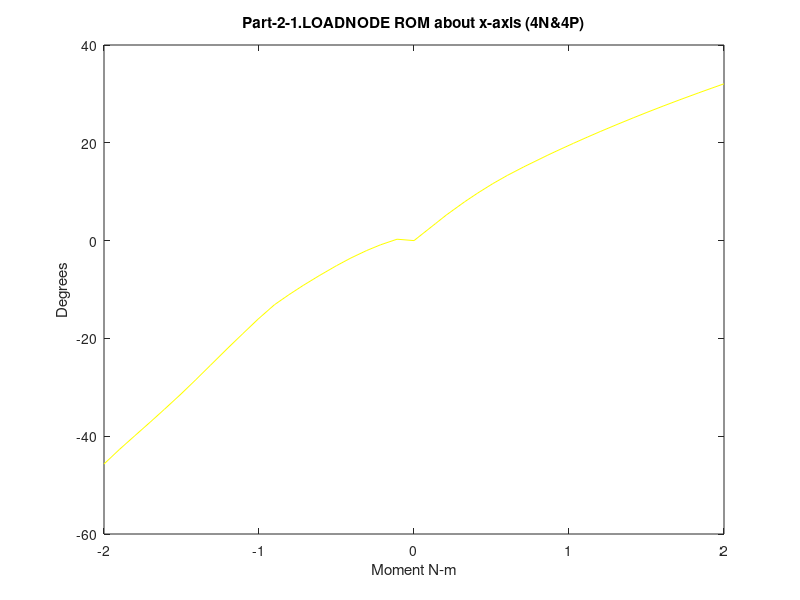

The MATLAB script that drew this image: (Note: this script raises an error after producing the figure.)
%% Range of  motion for model6_LatSlide_NoTether
%% Part-2-1.LOADNODE
% extension (4N) data converted to degrees
ta=[2 2.05467 2.1077 2.15244 2.20335 2.25035 2.30555 2.35774 2.40313 2.45015 2.50252 2.55284 2.60017 2.65712 2.70364 2.75106 2.80515 2.85128 2.90047 2.95082 3 ];
ur1a=(180/pi)*(0.052485+[-0.052485 -0.0475053 -0.0673883 -0.0877582 -0.114441 -0.142181 -0.17746 -0.212653 -0.245322 -0.281413 -0.332281 -0.385314 -0.435718 -0.497987 -0.548823 -0.599437 -0.654611 -0.700707 -0.74884 -0.798461 -0.849867]);
ur2a=(180/pi)*(0.000895188+[-0.000895188 0.0105012 0.0148473 0.0167389 0.0179056 0.0184685 0.0181425 0.0168373 0.0149495 0.012417 0.0092726 0.00570104 0.00214012 -0.00217967 -0.00574678 -0.0092046 -0.0129111 -0.0160426 -0.0189022 -0.0218509 -0.0243764]);
ur3a=(180/pi)*(-0.0159214+[0.0159214 0.0217682 0.0256518 0.0280057 0.0304226 0.0325806 0.0344956 0.0355344 0.0358587 0.0359484 0.0357561 0.0353602 0.0347202 0.0338765 0.03311 0.0322413 0.0311916 0.0304037 0.0299827 0.0299564 0.030403]);

% flexion (4P) data converted to degrees
tb=[2 2.06926 2.1039 2.16327 2.20546 2.25429 2.30079 2.35429 2.4315 2.46157 2.514 2.56038 2.60079 2.65194 2.70721 2.75135 2.80366 2.85454 2.91895 2.95814 3];
ur1b=(180/pi)*(0.052485+[-0.052485 0.00814587 0.0385449 0.0859674 0.117176 0.15091 0.180014 0.210804 0.252519 0.268131 0.294618 0.317434 0.336776 0.360584 0.385635 0.405155 0.427644 0.448983 0.475167 0.490725 0.50713]);
ur2b=(180/pi)*(0.000895188+[-0.000895188 0.022116 0.0282026 0.0349922 0.0372935 0.0389287 0.0398259 0.040441 0.0410245 0.0413408 0.0419442 0.0424912 0.0429412 0.0434709 0.0440299 0.044511 0.0450597 0.045607 0.0462668 0.0466616 0.0470989]);
ur3b=(180/pi)*(-0.0159214+[0.0159214 0.0304103 0.034448 0.0372836 0.037446 0.0371624 0.0362963 0.0350056 0.0329502 0.0322113 0.0312279 0.0304924 0.0298853 0.0291455 0.0284096 0.0278422 0.0272163 0.0267051 0.0260413 0.0256528 0.02526]);

% lateral bending (5N) data converted to degrees
ta5=[2 2.06926 2.11544 2.15658 2.22964 2.26089 2.30352 2.35172 2.40991 2.47326 2.50451 2.56164 2.6091 2.65161 2.70076 2.78645 2.82704 2.86763 2.90822 2.98941 3 ];
ur1a5=(180/pi)*(0.052485+[-0.052485 -0.0264572 -0.0208647 -0.0170868 -0.0166749 -0.0184501 -0.0231053 -0.0308693 -0.0433882 -0.0599052 -0.0685314 -0.0850524 -0.0983707 -0.109469 -0.121052 -0.138398 -0.145759 -0.152687 -0.159227 -0.17144 -0.172969]);
ur2a5=(180/pi)*(0.000895188+[-0.000895188 -0.00869097 -0.0287028 -0.0485795 -0.0830429 -0.0972241 -0.115908 -0.136322 -0.160783 -0.186821 -0.199213 -0.220719 -0.236829 -0.249895 -0.263706 -0.285546 -0.295264 -0.304612 -0.313662 -0.331225 -0.33349]);
ur3a5=(180/pi)*(-0.0159214+[0.0159214 0.00581688 -0.0117891 -0.0290636 -0.0578804 -0.0692239 -0.0834959 -0.0982137 -0.114607 -0.131154 -0.138755 -0.151241 -0.160024 -0.166875 -0.17412 -0.185626 -0.190669 -0.195452 -0.200036 -0.208616 -0.209697]);

% lateral bending (5P) data converted to degrees
tb5=[2 2.06926 2.11039 2.16205 2.20253 2.25469 2.30237 2.35235 2.40447 2.45402 2.50951 2.55995 2.60457 2.66104 2.70282 2.76219 2.80057 2.85371 2.90136 2.95138 3];
ur1b5=(180/pi)*(0.052485+[-0.052485 -0.0226742 -0.0144954 -0.00780142 -0.00659088 -0.00966739 -0.0157539 -0.0251983 -0.0376443 -0.0516276 -0.0685851 -0.0843448 -0.0981892 -0.113447 -0.12291 -0.134292 -0.141093 -0.14976 -0.156894 -0.164001 -0.170726]);
ur2b5=(180/pi)*(0.000895188+[-0.000895188 0.0473574 0.0761817 0.108727 0.131462 0.158208 0.180575 0.202936 0.225672 0.246794 0.269689 0.288683 0.303835 0.319444 0.329783 0.343361 0.351725 0.362825 0.372425 0.382203 0.391483]);
ur3b5=(180/pi)*(-0.0159214+[0.0159214 0.0508617 0.0750892 0.103169 0.122454 0.144624 0.1627 0.180323 0.197351 0.212524 0.228231 0.240334 0.249916 0.258903 0.264706 0.27229 0.276907 0.282932 0.288019 0.293126 0.297798]);

% axial roation (6N) data converted to degrees.
ta6=[2 2.0665 2.14963 2.19963 2.24963 2.29963 2.34963 2.39963 2.44963 2.49963 2.54963 2.59963 2.64963 2.69963 2.74963 2.79963 2.84963 2.89963 2.94963 2.99963 3 ];
ur1a6=(180/pi)*(.052485+[-0.052485 -0.00140975 0.0147398 0.0258097 0.0333074 0.0359328 0.0377871 0.0400155 0.0426987 0.0442567 0.0468691 0.0493143 0.0514721 0.0551093 0.0574065 0.0598711 0.0628877 0.0660312 0.069938 0.0728451 0.0750063]);
ur2a6=(180/pi)*(0.000895188+[-0.000895188 0.00465049 -0.0184293 -0.0365566 -0.0537644 -0.0682632 -0.0790553 -0.0914608 -0.105855 -0.113545 -0.123769 -0.132217 -0.1392 -0.149635 -0.155448 -0.160935 -0.166986 -0.172659 -0.178997 -0.183243 -0.186227]);
ur3a6=(180/pi)*(-0.0159214+[0.0159214 0.00281589 -0.0318512 -0.0608275 -0.0880676 -0.109075 -0.124584 -0.142602 -0.164033 -0.175762 -0.191819 -0.205266 -0.216656 -0.234142 -0.244221 -0.254066 -0.26535 -0.276298 -0.288973 -0.297819 -0.304225]);

% axial rotation (6P) data converted to degrees
tb6=[2 2.05486 2.10789 2.15953 2.21347 2.25039 2.30255 2.36524 2.40407 2.45974 2.50483 2.55731 2.60253 2.65367 2.70049 2.76158 2.81718 2.85019 2.90883 2.95766 3 ];
ur1b6=(180/pi)*(0.052485+[-0.052485 -0.0296333 -0.0226833 -0.0122947 -0.000383148 0.0072618 0.0167677 0.0256583 0.0300444 0.0350391 0.0384109 0.0418957 0.0445508 0.0473438 0.0497847 0.0529751 0.0559715 0.0577377 0.0609397 0.0636716 0.066157]);
ur2b6=(180/pi)*(0.000895188+[-0.000895188 0.0211941 0.0461103 0.0709248 0.0946007 0.109431 0.128319 0.148663 0.160016 0.17483 0.185599 0.197032 0.206015 0.215303 0.223159 0.232445 0.239949 0.24425 0.251333 0.256908 0.261529]);
ur3b6=(180/pi)*(-0.0159214+[0.0159214 0.0376889 0.0682209 0.102075 0.136903 0.158706 0.186175 0.21359 0.228752 0.248551 0.263289 0.279328 0.29216 0.305773 0.317644 0.332365 0.345053 0.352345 0.364804 0.374862 0.383429]);

%% Part-2-1.N-C4-EP
% extension (4N) data converted to degrees
tc=[2 2.05467 2.1077 2.15244 2.20335 2.25035 2.30555 2.35774 2.40313 2.45015 2.50252 2.55284 2.60017 2.65712 2.70364 2.75106 2.80515 2.85128 2.90047 2.95082 3 ];
ur1c=(180/pi)*(0.0602615+[-0.0602615 -0.0606077 -0.0732025 -0.0868442 -0.105885 -0.126913 -0.155053 -0.184474 -0.211995 -0.242203 -0.286881 -0.334286 -0.379509 -0.435674 -0.482015 -0.528349 -0.578897 -0.62131 -0.665683 -0.711564 -0.759336]);
ur2c=(180/pi)*(0.000934409+[-0.000934409 0.0109267 0.0163662 0.019764 0.0226128 0.0244429 0.0253913 0.0253431 0.0246136 0.0234183 0.0218162 0.0196818 0.0173208 0.0142473 0.0115962 0.00888622 0.00581675 0.00309891 0.000606802 -0.00207801 -0.00424477]);
ur3c=(180/pi)*(-0.0128691+[0.0128691 0.0186289 0.0229688 0.026054 0.029165 0.0316384 0.0337168 0.0349771 0.0354789 0.0357134 0.0355725 0.0351472 0.0343626 0.0331953 0.0321306 0.0308912 0.0293862 0.0281854 0.0272721 0.0266713 0.026516 ]);

% flexion (4P) data converted to degrees
td=[2 2.06926 2.1039 2.16327 2.20546 2.25429 2.30079 2.35429 2.4315 2.46157 2.514 2.56038 2.60079 2.65194 2.70721 2.75135 2.80366 2.85454 2.91895 2.95814 3 ];
ur1d=(180/pi)*(0.0602615+[-0.0602615 -0.0194494 0.00623009 0.0449955 0.0697471 0.096033 0.118253 0.14143 0.172556 0.184171 0.203893 0.220814 0.235185 0.252909 0.271591 0.286168 0.303008 0.318951 0.338638 0.350388 0.362819]);
ur2d=(180/pi)*(0.000934409+[-0.000934409 0.020751 0.0262496 0.0321423 0.0340083 0.03525 0.0358555 0.0362116 0.0364883 0.0366958 0.037103 0.0374578 0.0377418 0.03808 0.0384714 0.0388209 0.0392287 0.039613 0.0401215 0.0404377 0.0407799]);
ur3d=(180/pi)*(-0.0128691+[0.0128691 0.0267885 0.0307442 0.0334514 0.0336616 0.0335136 0.0328187 0.0317621 0.0300882 0.0295075 0.0288004 0.0282886 0.0278773 0.0273839 0.0268853 0.0264869 0.026049 0.0256321 0.0251404 0.0248685 0.0245866]);

% lateral bending (5N) data converted to degrees
tc5=[2 2.06926 2.11544 2.15658 2.22964 2.26089 2.30352 2.35172 2.40991 2.47326 2.50451 2.56164 2.6091 2.65161 2.70076 2.78645 2.82704 2.86763 2.90822 2.98941 3 ];
ur1c5=(180/pi)*(0.0602615+[-0.0602615 -0.0447551 -0.0381846 -0.0335493 -0.0314072 -0.0322276 -0.0354117 -0.0415896 -0.0523672 -0.067228 -0.0751029 -0.0901176 -0.102087 -0.111989 -0.122152 -0.137154 -0.143456 -0.149443 -0.155145 -0.165998 -0.16738]);
ur2c5=(180/pi)*(0.000934409+[-0.000934409 -0.00155105 -0.0162243 -0.0316394 -0.0582955 -0.0691925 -0.0836471 -0.0995748 -0.119 -0.139914 -0.149896 -0.167105 -0.179769 -0.189865 -0.200362 -0.2167 -0.223894 -0.230795 -0.237494 -0.250458 -0.252118]);
ur3c5=(180/pi)*(-0.0128691+[0.0128691 0.00762192 -0.0063518 -0.0206043 -0.0441502 -0.0533299 -0.064832 -0.0767242 -0.0901464 -0.103886 -0.110241 -0.120638 -0.127791 -0.133256 -0.138939 -0.147798 -0.151702 -0.155415 -0.158992 -0.165805 -0.166668]);

% lateral bending (5P) data converted to degrees
td5=[2 2.06926 2.11039 2.16205 2.20253 2.25469 2.30237 2.35235 2.40447 2.45402 2.50951 2.55995 2.60457 2.66104 2.70282 2.76219 2.80057 2.85371 2.90136 2.95138 3];
ur1d5=(180/pi)*(0.0602615+[-0.0602615 -0.0425961 -0.0348047 -0.028412 -0.0272086 -0.0301033 -0.0359459 -0.0449902 -0.0568861 -0.0701178 -0.0862972 -0.101396 -0.114365 -0.128514 -0.137269 -0.147755 -0.153949 -0.161825 -0.168312 -0.174781 -0.180956]);
ur2d5=(180/pi)*(0.000934409+[-0.000934409 0.0391714 0.062895 0.0891071 0.10717 0.128081 0.145486 0.163006 0.180929 0.197583 0.215662 0.230535 0.242144 0.253583 0.261064 0.270819 0.276801 0.28474 0.291637 0.298695 0.3054 ]);
ur3d5=(180/pi)*(-0.0128691+[0.0128691 0.0421123 0.0628447 0.0865092 0.102549 0.120738 0.135576 0.150193 0.164409 0.177107 0.190279 0.200345 0.208183 0.21513 0.219559 0.225335 0.228842 0.233415 0.237287 0.241207 0.244796]);

% axial rotation (6N) data converted to degrees
tc6=[2 2.0665 2.14963 2.19963 2.24963 2.29963 2.34963 2.39963 2.44963 2.49963 2.54963 2.59963 2.64963 2.69963 2.74963 2.79963 2.84963 2.89963 2.94963 2.99963 3 ];
ur1c6=(180/pi)*(0.0602615+[-0.0602615 -0.020826 -0.00453267 0.00678299 0.0146193 0.0176722 0.0198756 0.0222858 0.0250725 0.0266276 0.0292058 0.0315388 0.0335439 0.0369238 0.0390519 0.0412589 0.0439165 0.0466739 0.0500847 0.0525887 0.054453]);
ur2c6=(180/pi)*(0.000934409+[-0.000934409 0.00886137 -0.00941908 -0.0235369 -0.0362284 -0.046909 -0.0548659 -0.0639413 -0.0743043 -0.0798358 -0.08717 -0.093298 -0.098422 -0.106077 -0.110346 -0.11442 -0.118909 -0.123127 -0.127859 -0.131063 -0.133348 ]);
ur3c6=(180/pi)*(-0.0128691+[0.0128691 0.00394417 -0.0261548 -0.0512014 -0.0738052 -0.0907699 -0.103255 -0.11765 -0.134647 -0.143896 -0.156497 -0.167015 -0.175927 -0.18962 -0.197505 -0.205203 -0.214007 -0.222548 -0.232417 -0.239315 -0.244306]);

% axial rotation (6P) data converted to degrees
td6=[2 2.05486 2.10789 2.15953 2.21347 2.25039 2.30255 2.36524 2.40407 2.45974 2.50483 2.55731 2.60253 2.65367 2.70049 2.76158 2.81718 2.85019 2.90883 2.95766 3 ];
ur1d6=(180/pi)*(0.0602615+[-0.0602615 -0.0491447 -0.0422235 -0.0317419 -0.019771 -0.0121241 -0.00266975 0.0061057 0.0104978 0.0155249 0.0189051 0.0224554 0.0252362 0.0282033 0.0308662 0.034315 0.0375125 0.0393666 0.0426948 0.0455197 0.0480727]);
ur2d6=(180/pi)*(0.000934409+[-0.000934409 0.0170875 0.0372301 0.0572261 0.0757648 0.0873238 0.10183 0.117275 0.125816 0.136891 0.144887 0.153303 0.159863 0.166555 0.17215 0.178708 0.183965 0.186981 0.191933 0.195829 0.199056]);
ur3d6=(180/pi)*(-0.0128691+[0.0128691 0.030528 0.056695 0.0861492 0.116232 0.134904 0.158116 0.180744 0.193098 0.209161 0.221088 0.234006 0.244256 0.25509 0.264491 0.276118 0.286122 0.291866 0.30169 0.309629 0.3164]);

%% part-2-1.N-C5-EP
% extension (4N) data converted to degrees
te=[2 2.05467 2.1077 2.15244 2.20335 2.25035 2.30555 2.35774 2.40313 2.45015 2.50252 2.55284 2.60017 2.65712 2.70364 2.75106 2.80515 2.85128 2.90047 2.95082 3 ];
ur1e=(180/pi)*(0.040129+[-0.040129 -0.0185026 -0.0197236 -0.0243528 -0.0318327 -0.0413479 -0.0562535 -0.0736825 -0.0910122 -0.110627 -0.130403 -0.148212 -0.164218 -0.181884 -0.195693 -0.210126 -0.227584 -0.242973 -0.259879 -0.276709 -0.291755]);
ur2e=(180/pi)*(0.0043601+[-0.0043601 0.000596076 0.00679243 0.0105266 0.0133454 0.0149013 0.0157631 0.0158685 0.01541 0.0145663 0.0136369 0.0123341 0.0105598 0.00818567 0.00613187 0.00399479 0.00138191 -0.00083427 -0.00316568 -0.00491487 -0.00656094 ]);
ur3e=(180/pi)*(-0.00581008+[0.00581008 0.00358701 0.00785135 0.0105788 0.012852 0.0143022 0.0154628 0.0161472 0.0163432 0.0163444 0.0161953 0.0157405 0.0148825 0.0135646 0.012397 0.0111736 0.00972029 0.00859046 0.00777671 0.00747729 0.00717093]);

% flexion (4P) data converted to degrees
tf=[2 2.06926 2.1039 2.16327 2.20546 2.25429 2.30079 2.35429 2.4315 2.46157 2.514 2.56038 2.60079 2.65194 2.70721 2.75135 2.80366 2.85454 2.91895 2.95814 3 ];
ur1f=(180/pi)*(0.040129+[-0.040129 -0.00745789 0.00400939 0.0324145 0.0503327 0.0686813 0.0839681 0.0996048 0.120213 0.127928 0.141024 0.152273 0.161824 0.173682 0.186252 0.196045 0.207315 0.217938 0.230963 0.238669 0.246684]);
ur2f=(180/pi)*(0.0043601+[-0.0043601 0.00449053 0.00769877 0.0122654 0.013523 0.0145629 0.0152824 0.0160136 0.0169437 0.0173791 0.0181623 0.0187991 0.019294 0.0198666 0.020476 0.0209703 0.0215187 0.0220119 0.0226314 0.0230027 0.0233797]);
ur3f=(180/pi)*(-0.00581008+[0.00581008 0.00696079 0.00905408 0.0104314 0.00998465 0.00943557 0.00864677 0.00770738 0.00653867 0.00621391 0.00583278 0.0055747 0.00537666 0.00514198 0.0049101 0.00471571 0.00451231 0.00431223 0.00408462 0.00396597 0.00383885]);

% lateral bending (5N) data converted to degrees
te5=[2 2.06926 2.11544 2.15658 2.22964 2.26089 2.30352 2.35172 2.40991 2.47326 2.50451 2.56164 2.6091 2.65161 2.70076 2.78645 2.82704 2.86763 2.90822 2.98941 3 ];
ur1e5=(180/pi)*(0.040129+[-0.040129 -0.0105452 -0.00524167 -0.00276003 -0.00477001 -0.00690878 -0.0112365 -0.0181241 -0.0293576 -0.0438738 -0.0513383 -0.0651935 -0.0759234 -0.08442 -0.0930253 -0.105408 -0.110553 -0.115408 -0.120027 -0.128884 -0.130021]);
ur2e5=(180/pi)*(0.0043601+[-0.0043601 -0.00454529 -0.0122649 -0.0217293 -0.0384172 -0.0456864 -0.0557737 -0.0672894 -0.0817478 -0.09762 -0.105185 -0.118113 -0.127366 -0.13446 -0.141648 -0.15245 -0.1571 -0.161489 -0.165689 -0.173675 -0.174683 ]);
ur3e5=(180/pi)*(-0.00581008+[0.00581008 -0.000599422 -0.00805921 -0.0166236 -0.0304684 -0.0359558 -0.0432308 -0.0510583 -0.0603053 -0.0701367 -0.0746999 -0.0821185 -0.0870179 -0.0904527 -0.0939399 -0.0991332 -0.101373 -0.103471 -0.105476 -0.109295 -0.109789]);

% lateral bending (5P) data converted to degrees
tf5=[2 2.06926 2.11039 2.16205 2.20253 2.25469 2.30237 2.35235 2.40447 2.45402 2.50951 2.55995 2.60457 2.66104 2.70282 2.76219 2.80057 2.85371 2.90136 2.95138 3];
ur1f5=(180/pi)*(0.040129+[-0.040129 -0.013227 -0.0107089 -0.010267 -0.0118054 -0.0165689 -0.0233618 -0.0327629 -0.0447602 -0.0576076 -0.0732008 -0.0874162 -0.0993316 -0.111721 -0.119403 -0.128759 -0.134295 -0.141357 -0.147238 -0.153176 -0.158737]);
ur2f5=(180/pi)*(0.0043601+[-0.0043601 0.0160791 0.0306574 0.047316 0.0598019 0.0749312 0.0877641 0.10093 0.114566 0.127286 0.141089 0.152187 0.160506 0.168041 0.172847 0.179005 0.182712 0.187589 0.191836 0.196172 0.20025]);
ur3f5=(180/pi)*(-0.00581008+[0.00581008 0.0153256 0.0271188 0.0415724 0.0523229 0.0651735 0.0759531 0.0869225 0.097786 0.10756 0.117715 0.125197 0.130817 0.135028 0.137579 0.140831 0.14278 0.145318 0.147482 0.149734 0.151854]);

% axial rotation (6N) data converted to degrees
te6=[2 2.0665 2.14963 2.19963 2.24963 2.29963 2.34963 2.39963 2.44963 2.49963 2.54963 2.59963 2.64963 2.69963 2.74963 2.79963 2.84963 2.89963 2.94963 2.99963 3 ];
ur1e6=(180/pi)*(0.040129+[-0.040129 0.00906974 0.0191838 0.0211137 0.0218369 0.0229659 0.0240045 0.0255744 0.0276113 0.0288035 0.0308521 0.0326981 0.034304 0.0370047 0.0387268 0.0405306 0.0427292 0.0450339 0.0479289 0.0500308 0.0515845]);
ur2e6=(180/pi)*(0.0043601+[-0.0043601 0.0035816 -0.00584752 -0.0131274 -0.0210215 -0.0279009 -0.0330543 -0.0387828 -0.04547 -0.0490933 -0.05387 -0.0578344 -0.0611328 -0.0659812 -0.0686939 -0.0712532 -0.0741001 -0.0767637 -0.0797213 -0.081658 -0.0830049 ]);
ur3e6=(180/pi)*(-0.00581008+[0.00581008 -0.00419482 -0.0225243 -0.0361809 -0.0491406 -0.0596917 -0.0675301 -0.0765108 -0.0872238 -0.0930759 -0.10101 -0.107618 -0.11319 -0.121657 -0.126516 -0.131223 -0.136614 -0.141841 -0.147875 -0.152045 -0.155042]);

% axial rotation (6P) data converted to degrees
tf6=[2 2.05486 2.10789 2.15953 2.21347 2.25039 2.30255 2.36524 2.40407 2.45974 2.50483 2.55731 2.60253 2.65367 2.70049 2.76158 2.81718 2.85019 2.90883 2.95766 3 ];
ur1f6=(180/pi)*(0.040129+[-0.040129 -0.0186858 -0.0139833 -0.00948574 -0.00374865 0.000749355 0.006956 0.013091 0.0163277 0.0200541 0.0225893 0.0251894 0.027193 0.0293812 0.0313952 0.0341757 0.0368264 0.0384181 0.0413218 0.0437996 0.0460059]);
ur2f6=(180/pi)*(0.0043601+[-0.0043601 0.000827577 0.0114499 0.0216999 0.0319422 0.0390025 0.0486776 0.0594816 0.0654194 0.0730047 0.0783577 0.0838979 0.0880872 0.0922637 0.0957042 0.0997081 0.102819 0.104603 0.107453 0.109624 0.111364]);
ur3f6=(180/pi)*(-0.00581008+[0.00581008 0.00892439 0.0243102 0.0427123 0.0628992 0.075801 0.0922412 0.108138 0.116753 0.12783 0.135906 0.144507 0.151166 0.15813 0.164116 0.171476 0.1777 0.181289 0.187387 0.192298 0.196457]);

%% part-2-1.N-C6-EP
% extension (4N) data converted to degrees
tg=[2 2.05467 2.1077 2.15244 2.20335 2.25035 2.30555 2.35774 2.40313 2.45015 2.50252 2.55284 2.60017 2.65712 2.70364 2.75106 2.80515 2.85128 2.90047 2.95082 3 ];
ur1g=(180/pi)*(0.0222029+[-0.0222029 6.72567E-005 0.00670087 0.00899059 0.00896131 0.00681281 0.00178247 -0.00553369 -0.0135879 -0.0234781 -0.0329737 -0.0410217 -0.0489869 -0.0587432 -0.0669513 -0.0759029 -0.0871056 -0.0970163 -0.107638 -0.118339 -0.12777]);
ur2g=(180/pi)*(0.00288619+[-0.00288619 -0.00088709 0.00223472 0.00411243 0.00578368 0.00678903 0.007582 0.00797503 0.00840839 0.00872149 0.00920647 0.00948889 0.00971355 0.00935054 0.0085792 0.00746033 0.00580889 0.004188 0.00300378 0.00247405 0.00222848]);
ur3g=(180/pi)*(-0.00148919+[0.00148919 -0.00150215 8.83312E-005 0.00120665 0.00241941 0.00332018 0.00427298 0.00507576 0.00588359 0.00664112 0.00739322 0.00787081 0.00826063 0.00821176 0.00783479 0.00722478 0.00634657 0.0055121 0.0051358 0.00520555 0.00537474]);

% flexion (4P) data converted to degrees
tf=[2 2.06926 2.1039 2.16327 2.20546 2.25429 2.30079 2.35429 2.4315 2.46157 2.514 2.56038 2.60079 2.65194 2.70721 2.75135 2.80366 2.85454 2.91895 2.95814 3 ];
ur1h=(180/pi)*(0.0222029+[-0.0222029 -0.00236722 0.000163724 0.0117248 0.0220849 0.0319267 0.0398719 0.0479616 0.0584984 0.0623907 0.0689548 0.0745855 0.0793514 0.0852403 0.0915069 0.0963782 0.10199 0.107278 0.113752 0.117575 0.121539]);
ur2h=(180/pi)*(0.00288619+[-0.00288619 0.00149509 0.00341826 0.0061595 0.00727638 0.00816061 0.00855029 0.00873126 0.00902626 0.00925946 0.00972201 0.0101105 0.0103981 0.0107267 0.011048 0.0112885 0.0115537 0.0117871 0.0120909 0.0122801 0.0124687]);
ur3h=(180/pi)*(-0.00148919+[0.00148919 0.000842784 0.00216395 0.00308898 0.0030852 0.00278952 0.00220408 0.00150269 0.000654631 0.000444893 0.000235475 0.00011351 1.21985E-005 -0.000108256 -0.00023373 -0.000351055 -0.000489455 -0.000625149 -0.000770472 -0.000848316 -0.000930424]);

% lateral bending (5N) data converted to degrees
tg5=[2 2.06926 2.11544 2.15658 2.22964 2.26089 2.30352 2.35172 2.40991 2.47326 2.50451 2.56164 2.6091 2.65161 2.70076 2.78645 2.82704 2.86763 2.90822 2.98941 3 ];
ur1g5=(180/pi)*(0.0222029+[-0.0222029 0.00246222 0.00725087 0.0107492 0.0124285 0.0120469 0.0103818 0.00696768 0.000911864 -0.00745924 -0.0121313 -0.0202223 -0.0258234 -0.0306886 -0.0355332 -0.0422955 -0.0451497 -0.047931 -0.0506256 -0.0558994 -0.0565862]);
ur2g5=(180/pi)*(0.00288619+[-0.00288619 0.000235738 -0.0014828 -0.0051543 -0.0131093 -0.0168236 -0.0222811 -0.0288517 -0.0372406 -0.0466235 -0.0512371 -0.0587458 -0.0636572 -0.067675 -0.0717009 -0.0775965 -0.0801483 -0.0826054 -0.0849734 -0.0894933 -0.0900656]);
ur3g5=(180/pi)*(-0.00148919+[0.00148919 -0.000380199 -0.00255632 -0.00607896 -0.0126344 -0.0152533 -0.0187423 -0.0225135 -0.026888 -0.0316991 -0.0341311 -0.0377861 -0.0398609 -0.0415698 -0.0432836 -0.045685 -0.0467065 -0.0476867 -0.0486149 -0.0503898 -0.0506245]);

% lateral bending (5P) data converted to degrees
th5=[2 2.06926 2.11039 2.16205 2.20253 2.25469 2.30237 2.35235 2.40447 2.45402 2.50951 2.55995 2.60457 2.66104 2.70282 2.76219 2.80057 2.85371 2.90136 2.95138 3];
ur1h5=(180/pi)*(0.0222029+[-0.0222029 0.00250723 0.00592116 0.00819585 0.00858231 0.00653505 0.00217387 -0.0044623 -0.0130551 -0.0219234 -0.0322391 -0.0412741 -0.0480287 -0.0553657 -0.0599946 -0.0656977 -0.0690508 -0.0733185 -0.0769451 -0.0806524 -0.0841453]);
ur2h5=(180/pi)*(0.00288619+[-0.00288619 0.00350134 0.00968259 0.0188339 0.0259982 0.0349232 0.0430451 0.0516596 0.0605904 0.0688473 0.0777322 0.0846753 0.0892936 0.0936196 0.0963187 0.0996831 0.10165 0.104229 0.106487 0.108793 0.110945]);
ur3h5=(180/pi)*(-0.00148919+[0.00148919 0.0013395 0.00594926 0.0132952 0.0189314 0.0259023 0.0322318 0.0390444 0.0456315 0.0515046 0.0575102 0.0617457 0.0644499 0.0667144 0.0680557 0.0697046 0.0706654 0.0718937 0.072948 0.0740324 0.0750483]);

% axial rotation (6N) data converted to degrees
tg6=[2 2.0665 2.14963 2.19963 2.24963 2.29963 2.34963 2.39963 2.44963 2.49963 2.54963 2.59963 2.64963 2.69963 2.74963 2.79963 2.84963 2.89963 2.94963 2.99963 3 ];
ur1g6=(180/pi)*(0.0222029+[-0.0222029 0.0141579 0.017409 0.0177306 0.0180829 0.0186228 0.0190385 0.0196077 0.0205035 0.0210608 0.0220101 0.0230358 0.0240167 0.0256945 0.0267233 0.0277861 0.0290655 0.0304156 0.0321209 0.0333644 0.0342808]);
ur2g6=(180/pi)*(0.00288619+[-0.00288619 0.00419066 -0.000528685 -0.00494493 -0.00930038 -0.0131036 -0.0160165 -0.0192544 -0.0230135 -0.0249524 -0.0274862 -0.0295652 -0.0312375 -0.0336391 -0.0349412 -0.0361679 -0.037542 -0.0388516 -0.0403327 -0.0413105 -0.0419837]);
ur3g6=(180/pi)*(-0.00148919+[0.00148919 -0.00332891 -0.0106401 -0.0166733 -0.0226635 -0.0277268 -0.0316034 -0.0361363 -0.0416629 -0.0446808 -0.0487974 -0.0522326 -0.0551048 -0.0594308 -0.0618614 -0.0642113 -0.0669111 -0.0695567 -0.0726347 -0.0747511 -0.0762684]);

% axial rotation (6P) data converted to degrees
th6=[2 2.05486 2.10789 2.15953 2.21347 2.25039 2.30255 2.36524 2.40407 2.45974 2.50483 2.55731 2.60253 2.65367 2.70049 2.76158 2.81718 2.85019 2.90883 2.95766 3 ];
ur1h6=(180/pi)*(0.0222029+[-0.0222029 -0.00538319 -0.000921321 0.0016923 0.00505508 0.00676868 0.00904612 0.0116973 0.0130668 0.0149455 0.01628 0.0176891 0.0188118 0.0200784 0.0212664 0.0228777 0.0244346 0.0253819 0.0270979 0.0285526 0.0298553]);
ur2h6=(180/pi)*(0.00288619+[-0.00288619 -0.00233352 0.00043314 0.00413412 0.0103796 0.015006 0.0215714 0.0286462 0.0325198 0.0373816 0.0407474 0.0441308 0.0466531 0.0491573 0.0512435 0.0536456 0.0554536 0.0564835 0.0580901 0.0593078 0.0602892 ]);
ur3h6=(180/pi)*(-0.00148919+[0.00148919 0.000157024 0.00535406 0.0129105 0.023137 0.0297615 0.0384591 0.0475162 0.05246 0.0588129 0.0633689 0.0681521 0.0718162 0.0756264 0.0789234 0.0829552 0.0862986 0.0882265 0.0914735 0.0940875 0.0962931]);

%% part-2-1.N-C7-EP
% flexion (4N) data converted to degrees
ti=[2 2.05467 2.1077 2.15244 2.20335 2.25035 2.30555 2.35774 2.40313 2.45015 2.50252 2.55284 2.60017 2.65712 2.70364 2.75106 2.80515 2.85128 2.90047 2.95082 3 ];
ur1i=(180/pi)*(3.94245E-005+[-3.94245E-005 4.26145E-005 7.51187E-005 9.3145E-005 0.000108258 0.000116797 0.000121416 0.00012015 0.000115674 0.000105574 8.94166E-005 7.52442E-005 6.00104E-005 4.12785E-005 2.58254E-005 8.42722E-006 -1.43805E-005 -3.65527E-005 -6.45089E-005 -9.53179E-005 -0.000123307]);
ur2i=(180/pi)*(2.13703E-005+[-2.13703E-005 -1.6074E-005 -1.08853E-005 -6.61272E-006 -1.48625E-006 2.55032E-006 5.67722E-006 8.2736E-006 9.41165E-006 1.04438E-005 1.33525E-005 1.60661E-005 1.7885E-005 1.9786E-005 2.08013E-005 2.12732E-005 2.12635E-005 2.06828E-005 1.85034E-005 1.56773E-005 1.25409E-005 ]);
ur3i=(180/pi)*(-2.91589E-006+[2.91589E-006 -1.01546E-006 -1.97859E-006 -2.75797E-006 -4.38193E-006 -6.00828E-006 -7.49493E-006 -9.34143E-006 -1.1222E-005 -1.35678E-005 -1.72862E-005 -2.16265E-005 -2.57576E-005 -3.11705E-005 -3.61355E-005 -4.08367E-005 -4.62257E-005 -5.06325E-005 -5.48532E-005 -5.86021E-005 -6.10866E-005 ]);

% extension (4P) data converted to degrees
th=[2 2.06926 2.1039 2.16327 2.20546 2.25429 2.30079 2.35429 2.4315 2.46157 2.514 2.56038 2.60079 2.65194 2.70721 2.75135 2.80366 2.85454 2.91895 2.95814 3 ];
ur1j=(180/pi)*(3.94245E-005+[-3.94245E-005 9.30256E-006 2.96643E-006 9.05321E-006 4.39013E-005 9.61776E-005 0.00014164 0.000188343 0.000250901 0.000274802 0.00031581 0.000352396 0.000384494 0.000425014 0.000469064 0.000505007 0.000547973 0.00058996 0.000643701 0.000676798 0.000711989]);
ur2j=(180/pi)*(2.13703E-005+[-2.13703E-005 -1.26508E-005 -1.03114E-005 -6.59194E-006 -2.58403E-006 1.2225E-006 3.43154E-006 5.17984E-006 6.55466E-006 6.81274E-006 7.67085E-006 8.61673E-006 9.45336E-006 1.03929E-005 1.12812E-005 1.2017E-005 1.29426E-005 1.38514E-005 1.50087E-005 1.57378E-005 1.65461E-005]);
ur3j=(180/pi)*(-2.91589E-006+[2.91589E-006 1.2401E-006 2.68971E-006 4.82862E-006 2.37675E-006 -2.14127E-006 -6.31133E-006 -1.08625E-005 -1.69119E-005 -1.94609E-005 -2.3613E-005 -2.71468E-005 -3.01817E-005 -3.40284E-005 -3.82506E-005 -4.17181E-005 -4.58802E-005 -4.99562E-005 -5.517E-005 -5.83721E-005 -6.17782E-005 ]);

% lateral bending (5N) data converted to degrees
ti5=[2 2.06926 2.11544 2.15658 2.22964 2.26089 2.30352 2.35172 2.40991 2.47326 2.50451 2.56164 2.6091 2.65161 2.70076 2.78645 2.82704 2.86763 2.90822 2.98941 3 ];
ur1i5=(180/pi)*(3.94245E-005+[-3.94245E-005 3.9876E-005 5.20089E-005 6.30124E-005 9.07989E-005 0.000101369 0.000114588 0.000129158 0.000140013 0.000143883 0.00014229 0.0001312 0.000116235 0.000100083 8.18307E-005 5.23892E-005 3.92707E-005 2.62814E-005 1.31256E-005 -1.31916E-005 -1.67695E-005]);
ur2i5=(180/pi)*(2.13703E-005+[-2.13703E-005 -8.50197E-006 -5.67956E-006 -7.33174E-006 -2.43618E-005 -3.25521E-005 -4.44787E-005 -5.89963E-005 -7.74024E-005 -9.89941E-005 -0.000110529 -0.000133151 -0.000153261 -0.000171618 -0.000191996 -0.000225757 -0.000241504 -0.000257166 -0.000272705 -0.000303477 -0.000307526]);
ur3i5=(180/pi)*(-2.91589E-006+[2.91589E-006 9.398E-006 1.13297E-005 1.10363E-005 7.66987E-006 6.56891E-006 6.03017E-006 6.54348E-006 9.13692E-006 1.4321E-005 1.73546E-005 2.41784E-005 3.14949E-005 3.83846E-005 4.69888E-005 6.21462E-005 6.95166E-005 7.69911E-005 8.45723E-005 0.000100063 0.000102138]);

% lateral bending (5P) data converted to degrees
tj5=[2 2.06926 2.11039 2.16205 2.20253 2.25469 2.30237 2.35235 2.40447 2.45402 2.50951 2.55995 2.60457 2.66104 2.70282 2.76219 2.80057 2.85371 2.90136 2.95138 3];
ur1j5=(180/pi)*(3.94245E-005+[-3.94245E-005 3.70124E-005 4.59372E-005 6.23548E-005 7.569E-005 9.08129E-005 0.000101262 0.000107568 0.000108628 0.000103356 9.14082E-005 7.38519E-005 5.14838E-005 1.80433E-005 -4.17586E-006 -3.21667E-005 -4.92331E-005 -7.17975E-005 -9.16378E-005 -0.000112134 -0.000131862]);
ur2j5=(180/pi)*(2.13703E-005+[-2.13703E-005 -1.61414E-005 -1.01506E-005 2.78078E-006 1.53749E-005 3.27699E-005 4.87071E-005 6.52145E-005 8.26489E-005 0.000100024 0.000120844 0.000141578 0.000162019 0.000186271 0.000202924 0.000225953 0.000240702 0.000260149 0.000277581 0.000296133 0.000313974 ]);
ur3j5=(180/pi)*(-2.91589E-006+[2.91589E-006 -8.03981E-006 -8.13193E-006 -6.01185E-006 -4.56346E-006 -4.16626E-006 -4.82059E-006 -6.94536E-006 -1.00954E-005 -1.46948E-005 -2.02664E-005 -2.69232E-005 -3.22809E-005 -3.81296E-005 -4.30881E-005 -5.03296E-005 -5.52512E-005 -6.20449E-005 -6.83055E-005 -7.51923E-005 -8.21025E-005]);

% axial rotation (6N) data converted to degrees
tj6=[2 2.0665 2.14963 2.19963 2.24963 2.29963 2.34963 2.39963 2.44963 2.49963 2.54963 2.59963 2.64963 2.69963 2.74963 2.79963 2.84963 2.89963 2.94963 2.99963 3 ];
ur1j6=(180/pi)*(3.94245E-005+[-3.94245E-005 5.87802E-005 6.84385E-005 6.8194E-005 7.22561E-005 7.90056E-005 8.48641E-005 9.35788E-005 0.000106755 0.00011499 0.000127157 0.000138787 0.000149503 0.000167465 0.000178604 0.00018985 0.000203469 0.000217272 0.000234047 0.000246184 0.000255196]);
ur2j6=(180/pi)*(2.13703E-005+[-2.13703E-005 1.98925E-005 3.53505E-005 4.48448E-005 5.54325E-005 6.42428E-005 7.06665E-005 7.80192E-005 8.73005E-005 9.25172E-005 0.000100017 0.000106482 0.000111918 0.000120613 0.000125774 0.000130933 0.000136973 0.000143049 0.000150302 0.000155542 0.000159375]);
ur3j6=(180/pi)*(-2.91589E-006+[2.91589E-006 -5.0172E-005 -0.000102932 -0.00015112 -0.000210151 -0.000263522 -0.000305678 -0.000358577 -0.000427943 -0.000468664 -0.000527166 -0.000578369 -0.000623163 -0.000695082 -0.000738262 -0.000781389 -0.000832503 -0.000883541 -0.00094406 -0.000986999 -0.00101842]);

% axial rotation (6P) data converted to degrees
ti6=[2 2.05486 2.10789 2.15953 2.21347 2.25039 2.30255 2.36524 2.40407 2.45974 2.50483 2.55731 2.60253 2.65367 2.70049 2.76158 2.81718 2.85019 2.90883 2.95766 3 ];
ur1i6=(180/pi)*(3.94245E-005+[-3.94245E-005 1.97158E-005 3.30776E-005 3.10161E-005 2.60603E-005 3.01165E-005 4.25543E-005 6.99092E-005 8.89898E-005 0.000115426 0.000135281 0.000157212 0.000174642 0.000193669 0.000210504 0.000232305 0.000252515 0.000264942 0.000286813 0.000304672 0.000320447]);
ur2i6=(180/pi)*(2.13703E-005+[-2.13703E-005 -3.40093E-005 -5.46709E-005 -7.43701E-005 -9.42661E-005 -0.000104418 -0.000112905 -0.000118021 -0.000119143 -0.000120765 -0.000122154 -0.000123816 -0.000125785 -0.00012841 -0.000131091 -0.000134963 -0.000139041 -0.00014093 -0.000144748 -0.000148325 -0.000151626]);
ur3i6=(180/pi)*(-2.91589E-006+[2.91589E-006 3.60586E-005 8.23016E-005 0.000131854 0.00018963 0.000230719 0.000286633 0.000351456 0.000389853 0.000444258 0.000488135 0.000539513 0.000583687 0.000633398 0.000678598 0.000737506 0.000791071 0.000822712 0.000878742 0.000925075 0.000964999]);

%% join ROM data
% LOADNODE
% (4N&4P)
u1a=[flip(ur1a(2:21)),ur1b];
u2a=[flip(ur2a(2:21)),ur2b];
u3a=[flip(ur3a(2:21)),ur3b];
t1=[2*(-1*flip(ta(2:21))+2),(tb-2)*2];

%(5N&5P)
t2=[2*(-1*flip(ta5(2:21))+2),(tb5-2)*2];
u1a5=[flip(ur1a5(2:21)),ur1b5];
u2a5=[flip(ur2a5(2:21)),ur2b5];
u3a5=[flip(ur3a5(2:21)),ur3b5];

%(6N&6P)
tab6=[2*(-1*flip(ta6(2:21))+2),(tb6-2)*2];
u1a6=[flip(ur1a6(2:21)),ur1b6];
u2a6=[flip(ur2a6(2:21)),ur2b6];
u3a6=[flip(ur3a6(2:21)),ur3b6];

% C4
% (4N&4P)
u1z=[flip(ur1c(2:21)),ur1d];
u2z=[flip(ur2c(2:21)),ur2d];
u3z=[flip(ur3c(2:21)),ur3d];
t3=[2*(-1*flip(tc(2:21))+2),(td-2)*2];

%(5N&5P)
t4=[2*(-1*flip(tc5(2:21))+2),(td5-2)*2];
u1z5=[flip(ur1c5(2:21)),ur1d5];
u2z5=[flip(ur2c5(2:21)),ur2d5];
u3z5=[flip(ur3c5(2:21)),ur3d5];


% 6N & 6P
t20=[2*(-1*flip(tc6(2:21))+2),(td6-2)*2];
u1c6=[flip(ur1c6(2:21)),ur1d6];
u2c6=[flip(ur2c6(2:21)),ur2d6];
u3c6=[flip(ur3c6(2:21)),ur3d6];


% C5
% (4N&4P)
u1y=[flip(ur1e(2:21)),ur1f];
u2y=[flip(ur2e(2:21)),ur2f];
u3y=[flip(ur3e(2:21)),ur3f];
t5=[2*(-1*flip(te(2:21))+2),(tf-2)*2];


%(5N&5P)
t6=[2*(-1*flip(te5(2:21))+2),(tf5-2)*2];
u1y5=[flip(ur1e5(2:21)),ur1f5];
u2y5=[flip(ur2e5(2:21)),ur2f5];
u3y5=[flip(ur3e5(2:21)),ur3f5];

%(6N&6P)
t21=[2*(-1*flip(te6(2:21))+2),(tf6-2)*2];
u1e6=[flip(ur1e6(2:21)),ur1f6];
u2e6=[flip(ur2e6(2:21)),ur2f6];
u3e6=[flip(ur3e6(2:21)),ur3f6];

% C6
% (4N&4P)
u1x=[flip(ur1g(2:21)),ur1h];
u2x=[flip(ur2g(2:21)),ur2h];
u3x=[flip(ur3g(2:21)),ur3h];
t7=[2*(-1*flip(tg(2:21))+2),(tf-2)*2];

%(5N&5P)
t8=[2*(-1*flip(tg5(2:21))+2),(th5-2)*2];
u1x5=[flip(ur1g5(2:21)),ur1h5];
u2x5=[flip(ur2g5(2:21)),ur2h5];
u3x5=[flip(ur3g5(2:21)),ur3h5];

% 6N & 6P
t22=[2*(-1*flip(tg6(2:21))+2),(th6-2)*2];
u1g6=[flip(ur1g6(2:21)),ur1h6];
u2g6=[flip(ur2g6(2:21)),ur2h6];
u3g6=[flip(ur3g6(2:21)),ur3h6];


% C7
% (4N&4P)
u1w=[flip(ur1i(2:21)),ur1j];
u2w=[flip(ur2i(2:21)),ur2j];
u3w=[flip(ur3i(2:21)),ur3j];
t9=[2*(-1*flip(ti(2:21))+2),(th-2)*2];

%(5N&5P)
t10=[2*(-1*flip(ti5(2:21))+2),(tj5-2)*2];
u1w5=[flip(ur1g5(2:21)),ur1h5];
u2w5=[flip(ur2g5(2:21)),ur2h5];
u3w5=[flip(ur3g5(2:21)),ur3h5];

% 6N & 6P
t23=[2*(-1*flip(tj6(2:21))+2),(ti6-2)*2];
u1i6=[flip(ur1j6(2:21)),ur1i6];
u2i6=[flip(ur2j6(2:21)),ur2i6];
u3i6=[flip(ur3j6(2:21)),ur3i6];



%% plot ROM data

figure(1)
g=plot(t1,u1a,'y');
title('Part-2-1.LOADNODE ROM about x-axis (4N&4P)')
xlabel('Moment N-m')
ylabel('Degrees')
legend([c,a,b,d,e,f,g],'intact','model 1','model 2','model 3','model 4','model 5','model 6')
hold on

figure(2)
g=plot(t1,u2a,'y');
title('Part-2-1.LOADNODE ROM about y-axis (4N&4P)')
xlabel('Moment N-m')
ylabel('Degrees')
legend([c,a,b,d,e,f,g],'intact','model 1','model 2','model 3','model 4','model 5','model 6')
hold on

figure(3)
g=plot(t1,u3a,'y');
title('Part-2-1.LOADNODE ROM about z-axis (4N&4P)')
xlabel('Moment N-m')
ylabel('Degrees')
legend([c,a,b,d,e,f,g],'intact','model 1','model 2','model 3','model 4','model 5','model 6')
hold on

figure(4)
g=plot(t2,u1a5,'y');
title('Part-2-1.LOADNODE ROM about x-axis (5N&5P)')
xlabel('Moment N-m')
ylabel('Degrees')
legend([c,a,b,d,e,f,g],'intact','model 1','model 2','model 3','model 4','model 5','model 6')
hold on

figure(5)
g=plot(t2,u2a5,'y');
title('Part-2-1.LOADNODE ROM about y-axis (5N&5P)')
xlabel('Moment N-m')
ylabel('Degrees')
legend([c,a,b,d,e,f,g],'intact','model 1','model 2','model 3','model 4','model 5','model 6')
hold on

figure(6)
g=plot(t2,u3a5,'y');
title('Part-2-1.LOADNODE ROM about z-axis (4N&4P)')
xlabel('Moment N-m')
ylabel('Degrees')
legend([c,a,b,d,e,f,g],'intact','model 1','model 2','model 3','model 4','model 5','model 6')
hold on

figure(7)
g=plot(tab6,u1a6,'y');
title('Part-2-1.LOADNODE ROM about x-axis (6N&6P)')
xlabel('Moment N-m')
ylabel('degrees')
legend([c,a,b,d,e,f,g],'intact','model 1','model 2','model 3','model 4','model 5','model 6')
hold on

figure(8)
g=plot(tab6,u2a6,'y');
title('Part-2-1.LOADNODE ROM about y-axis (6N&6P)')
xlabel('Moment N-m')
ylabel('degrees')
legend([c,a,b,d,e,f,g],'intact','model 1','model 2','model 3','model 4','model 5','model 6')
hold on

figure(9)
g=plot(tab6,u3a6,'y');
title('Part-2-1.LOADNODE ROM about z-axis (6N&6P)')
xlabel('Moment N-m')
ylabel('degrees')
legend([c,a,b,d,e,f,g],'intact','model 1','model 2','model 3','model 4','model 5','model 6')
hold on

figure(10)
g=plot(t3,u1z,'y');
title('Part-2-1.N-C4-EP ROM about x-axis (4N&4P)')
xlabel('Moment N-m')
ylabel('Degrees')
legend([c,a,b,d,e,f,g],'intact','model 1','model 2','model 3','model 4','model 5','model 6')
hold on


figure(11)
g=plot(t3,u2z,'y');
title('Part-2-1.N-C4-EP ROM about y-axis (4N&4P)')
xlabel('Moment N-m')
ylabel('Degrees')
legend([c,a,b,d,e,f,g],'intact','model 1','model 2','model 3','model 4','model 5','model 6')
 hold on

figure(12)
g=plot(t3,u3z,'y');
title('Part-2-1.N-C4-EP ROM about z-axis (4N&4P)')
xlabel('Moment N-m')
ylabel('Degrees')
legend([c,a,b,d,e,f,g],'intact','model 1','model 2','model 3','model 4','model 5','model 6')
hold on

figure(13)
g=plot(t4,u1z5,'y');
title('Part-2-1.N-C4-EP ROM about x-axis (5N&5P)')
xlabel('Moment N-m')
ylabel('Degrees')
legend([c,a,b,d,e,f,g],'intact','model 1','model 2','model 3','model 4','model 5','model 6')
hold on

figure(14)
g=plot(t4,u2z5,'y');
title('Part-2-1.N-C4-EP ROM about y-axis (5N&5P)')
xlabel('Moment N-m')
ylabel('Degrees')
legend([c,a,b,d,e,f,g],'intact','model 1','model 2','model 3','model 4','model 5','model 6')
hold on

figure(15)
g=plot(t4,u3z5,'y');
title('Part-2-1.N-C4-EP ROM about z-axis (5N&5P)')
xlabel('Moment N-m')
ylabel('Degrees')
legend([c,a,b,d,e,f,g],'intact','model 1','model 2','model 3','model 4','model 5','model 6')
hold on


figure(16)
g=plot(t20,u1c6,'y');
title('Part-2-1.N-C4-EP ROM about x axis (6N&6P)')
xlabel('Moment N-m')
ylabel('Degrees')
legend([c,a,b,d,e,f,g],'intact','model 1','model 2','model 3','model 4','model 5','model 6')
hold on

figure(17)
g=plot(t20,u2c6,'y');
title('Part-2-1.N-C4-EP ROM about y axis (6N&6P)')
xlabel('Moment N-m')
ylabel('Degrees')
legend([c,a,b,d,e,f,g],'intact','model 1','model 2','model 3','model 4','model 5','model 6')
hold on

figure(18)
g=plot(t20,u3c6,'y');
title('Part-2-1.N-C4-EP ROM about z axis (6N&6P)')
xlabel('Moment N-m')
ylabel('Degrees')
legend([c,a,b,d,e,f,g],'intact','model 1','model 2','model 3','model 4','model 5','model 6')
hold on

figure(19)
g=plot(t5,u1y,'y');
title('Part-2-1.N-C5-EP ROM about x-axis (4N&4P)')
xlabel('Moment N-m')
ylabel('Degrees')
legend([c,a,b,d,e,f,g],'intact','model 1','model 2','model 3','model 4','model 5','model 6')
hold on

figure(20)
g=plot(t5,u2y,'y');
title('Part-2-1.N-C4-EP ROM about y-axis (4N&4P)')
xlabel('Moment N-m')
ylabel('Degrees')
legend([c,a,b,d,e,f,g],'intact','model 1','model 2','model 3','model 4','model 5','model 6')
hold on

figure(21)
g=plot(t5,u3y,'y');
title('Part-2-1.N-C4-EP ROM about z-axis (4N&4P)')
xlabel('Moment N-m')
ylabel('Degrees')
legend([c,a,b,d,e,f,g],'intact','model 1','model 2','model 3','model 4','model 5','model 6')
hold on

figure(22)
g=plot(t6,u1y5,'y');
title('Part-2-1.N-C5-EP ROM about x-axis (5N&5P)')
xlabel('Moment N-m')
ylabel('Degrees')
legend([c,a,b,d,e,f,g],'intact','model 1','model 2','model 3','model 4','model 5','model 6')
hold on

figure(23)
g=plot(t6,u2y5,'y');
title('Part-2-1.N-C5-EP ROM about y-axis (5N&5P)')
xlabel('Moment N-m')
ylabel('Degrees')
legend([c,a,b,d,e,f,g],'intact','model 1','model 2','model 3','model 4','model 5','model 6')
hold on

figure(24)
g=plot(t6,u3y5,'y');
title('Part-2-1.N-C5-EP ROM about z-axis (5N&5P)')
xlabel('Moment N-m')
ylabel('Degrees')
legend([c,a,b,d,e,f,g],'intact','model 1','model 2','model 3','model 4','model 5','model 6')
hold on


figure(25)
g=plot(t21,u1e6,'y');
title('Part-2-1.N-C5-EP ROM about x-axis (6N&6P)')
xlabel('Moment N-m')
ylabel('Degrees')
legend([c,a,b,d,e,f,g],'intact','model 1','model 2','model 3','model 4','model 5','model 6')
hold on

figure(26)
g=plot(t21,u2e6,'y');
title('Part-2-1.N-C5-EP ROM about y-axis (6N&6P)')
xlabel('Moment N-m')
ylabel('Degrees')
legend([c,a,b,d,e,f,g],'intact','model 1','model 2','model 3','model 4','model 5','model 6')
hold on

figure(27)
g=plot(t21,u3e6,'y');
title('Part-2-1.N-C5-EP ROM about y-axis (6N&6P)')
xlabel('Moment N-m')
ylabel('Degrees')
legend([c,a,b,d,e,f,g],'intact','model 1','model 2','model 3','model 4','model 5','model 6')
hold on

figure(28)
g=plot(t7,u1x,'y');
title('Part-2-1.N-C6-EP ROM about x-axis (4N&4P)')
xlabel('Moment N-m')
ylabel('Degrees')
legend([c,a,b,d,e,f,g],'intact','model 1','model 2','model 3','model 4','model 5','model 6')
hold on

figure(29)
g=plot(t7,u2x,'y');
title('Part-2-1.N-C6-EP ROM about y-axis (4N&4P)')
xlabel('Moment N-m')
ylabel('Degrees')
legend([c,a,b,d,e,f,g],'intact','model 1','model 2','model 3','model 4','model 5','model 6')
hold on

figure(30)
g=plot(t7,u3x,'y');
title('Part-2-1.N-C6-EP ROM about z-axis (4N&4P)')
xlabel('Moment N-m')
ylabel('Degrees')
legend([c,a,b,d,e,f,g],'intact','model 1','model 2','model 3','model 4','model 5','model 6')
hold on

figure(31)
g=plot(t8,u1x5,'y');
title('Part-2-1.N-C6-EP ROM about x-axis (5N&5P)')
xlabel('Moment N-m')
ylabel('Degrees')
legend([c,a,b,d,e,f,g],'intact','model 1','model 2','model 3','model 4','model 5','model 6')
hold on

figure(32)
g=plot(t8,u2x5,'y');
title('Part-2-1.N-C6-EP ROM about y-axis (5N&5P)')
xlabel('Moment N-m')
ylabel('Degrees')
legend([c,a,b,d,e,f,g],'intact','model 1','model 2','model 3','model 4','model 5','model 6')
hold on

figure(33)
g=plot(t8,u3x5,'y');
title('Part-2-1.N-C6-EP ROM about z-axis (5N&5P)')
xlabel('Moment N-m')
ylabel('Degrees')
legend([c,a,b,d,e,f,g],'intact','model 1','model 2','model 3','model 4','model 5','model 6')
hold on

figure(34)
g=plot(t22,u1g6,'y');
title('Part-2-1.N-C6-EP ROM about x-axis (6N&6P)')
xlabel('Moment N-m')
ylabel('Degrees')
legend([c,a,b,d,e,f,g],'intact','model 1','model 2','model 3','model 4','model 5','model 6')
hold on

figure(35)
g=plot(t22,u2g6,'y');
title('Part-2-1.N-C6-EP ROM about y-axis (6N&6P)')
xlabel('Moment N-m')
ylabel('Degrees')
legend([c,a,b,d,e,f,g],'intact','model 1','model 2','model 3','model 4','model 5','model 6')
hold on

figure(36)
g=plot(t22,u3g6,'y');
title('Part-2-1.N-C6-EP ROM about z-axis (6N&6P)')
xlabel('Moment N-m')
ylabel('Degrees')
legend([c,a,b,d,e,f,g],'intact','model 1','model 2','model 3','model 4','model 5','model 6')
hold on

figure(37)
g=plot(t9,u1w,'y');
title('Part-2-1.N-C7-EP ROM about x-axis (4N&4P)')
xlabel('Moment N-m')
ylabel('Degrees')
legend([c,a,b,d,e,f,g],'intact','model 1','model 2','model 3','model 4','model 5','model 6')
hold on

figure(38)
g=plot(t9,u2w,'y');
title('Part-2-1.N-C7-EP ROM about y-axis (4N&4P)')
xlabel('Moment N-m')
ylabel('Degrees')
legend([c,a,b,d,e,f,g],'intact','model 1','model 2','model 3','model 4','model 5','model 6')
hold on

figure(39)
g=plot(t9,u3w,'y');
title('Part-2-1.N-C7-EP ROM about z-axis (4N&4P)')
xlabel('Moment N-m')
ylabel('Degrees')
legend([c,a,b,d,e,f,g],'intact','model 1','model 2','model 3','model 4','model 5','model 6')
hold on


figure(40)
g=plot(t10,u1x5,'y');
title('Part-2-1.N-C7-EP ROM about x-axis (5N&5P)')
xlabel('Moment N-m')
ylabel('Degrees')
legend([c,a,b,d,e,f,g],'intact','model 1','model 2','model 3','model 4','model 5','model 6')
hold on

figure(41)
g=plot(t10,u2x5,'y');
title('Part-2-1.N-C7-EP ROM about y-axis (5N&5P)')
xlabel('Moment N-m')
ylabel('Degrees')
legend([c,a,b,d,e,f,g],'intact','model 1','model 2','model 3','model 4','model 5','model 6')
hold on

figure(42)
g=plot(t10,u3x5,'y');
title('Part-2-1.N-C7-EP ROM about z-axis (5N&5P)')
xlabel('Moment N-m')
ylabel('Degrees')
legend([c,a,b,d,e,f,g],'intact','model 1','model 2','model 3','model 4','model 5','model 6')
hold on

figure(43)
g=plot(t23,u1i6,'y');
title('Part-2-1.N-C7-EP ROM about x-axis (6N&6P)')
xlabel('Moment N-m')
ylabel('Degrees')
legend([c,a,b,d,e,f,g],'intact','model 1','model 2','model 3','model 4','model 5','model 6')
hold on

figure(44)
g=plot(t23,u2i6,'y');
title('Part-2-1.N-C7-EP ROM about y-axis (6N&6P)')
xlabel('Moment N-m')
ylabel('Degrees')
legend([c,a,b,d,e,f,g],'intact','model 1','model 2','model 3','model 4','model 5','model 6')
hold on

figure(45)
g=plot(t23,u3i6,'y');
title('Part-2-1.N-C7-EP ROM about z-axis (6N&6P)')
xlabel('Moment N-m')
ylabel('Degrees')
legend([c,a,b,d,e,f,g],'intact','model 1','model 2','model 3','model 4','model 5','model 6')
hold on
